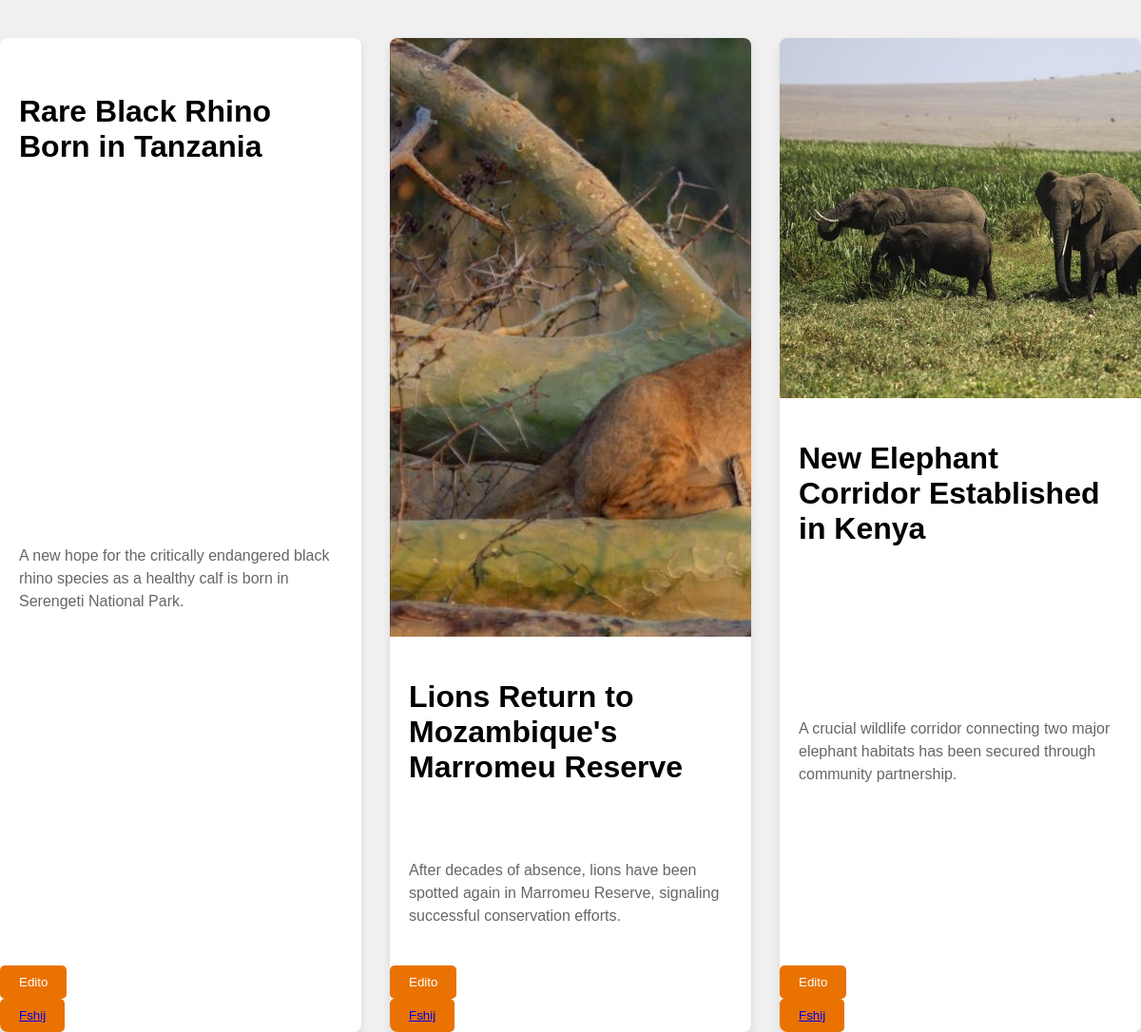
/php/admin/lajmet.php, run on the app's committed database.
### tables this page shows
CREATE TABLE lajmi (
    lajmiID INT AUTO_INCREMENT PRIMARY KEY,
    titulli VARCHAR(255) NOT NULL,
    pershkrimi TEXT,
    fotolajmit VARCHAR(255),
    contentfoto VARCHAR(255),
    content TEXT,
    kategoriaID INT NOT NULL,
    user_id INT NOT NULL,
    datainsertimit TIMESTAMP DEFAULT CURRENT_TIMESTAMP,
    FOREIGN KEY (kategoriaID) 
        REFERENCES kategorialajmit(kategoriaID) ON DELETE CASCADE ON UPDATE CASCADE,
    FOREIGN KEY (user_id)
        REFERENCES users(id) ON DELETE CASCADE ON UPDATE CASCADE
);

### php/db/dbcon.php (called while the page is built, shortened)
<?php
Class dbcon{
    private $host = 'localhost';
    private $dbname = 'africalwildlife';
    private $username = 'root';
    private $password = '';
    public function connDB(){
        try {
            $this->conn = new PDO(
                "mysql:host=$this->host;dbname=$this->dbname",
                $this->username,
                $this->password
            );
            $this->conn->setAttribute(PDO::ATTR_ERRMODE, PDO::ERRMODE_EXCEPTION);
            return $this->conn;
        } catch (PDOException $pdoe) {
            die("Nuk mund të lidhej me bazën e të dhënave {$this->dbname} :" . $pdoe->getMessage());
        }
    }
}
?>

### php/CRUD/NewsCRUD.php (called while the page is built, shortened)
<?php
require_once('../db/dbcon.php');
Class NewsCRUD extends dbcon{
    public function __construct($lajmiID='',$titulli='',$pershkrimi='',$fotolajmit='',$contentfoto='',$content='',$kategorialajmit='',$datainsertimit='',$dbConn=''){
        $this->dbcon = $this->connDB();
    }
    public function shfaqiLajmet(){
      try {
          $sql = "SELECT * FROM `lajmi`";
          $stm = $this->dbcon->prepare($sql);
          $stm->execute();
          return $stm->fetchAll();
      } catch (Exception $e) {
          return $e->getMessage();
      }
     }
  }
?>

### php/admin/lajmet.php (the view, shortened to what this page needs)
<?php
require_once('../CRUD/NewsCRUD.php');
$NewsCRUD = new NewsCRUD();
?>
<!DOCTYPE html>
<html lang="en">
<head>
  <link rel="stylesheet" href="../../css/allnews.css">
</head>
<body>
  <div class="container-lajmi">
    <?php
      $lajmet = $NewsCRUD->shfaqiLajmet();
      foreach ($lajmet as $lajmi) {
        echo '<div class="lajmi-each">
                    <div><img src="../../img/lajmet/index/' . $lajmi['fotolajmit'] . '" alt="" /></div>
                    <div class="lajmi-text"><h1>' . $lajmi['titulli'] . '</h1></div>
                    <div class="lajmi-text"><p>' . $lajmi['pershkrimi'] . '</p></div>
                    <div><a href="./editoLajmin.php?lajmiID=' . $lajmi['lajmiID'] . '"><button class="button">Edito</button></a></div>
                    <button class="fshij button"><a href="../adminFunksione/fshiLajmin.php?lajmiID=' . $lajmi['lajmiID'] . '">Fshij</a></button>
                 </div>';
      }
    ?>
  </div>
</body>
</html>

### css/allnews.css (style rules this page uses)
body { margin: 0; padding: 0; font-family: 'Arial', sans-serif; background-color: #f0f0f0; }
.container-lajmi { display: grid; grid-template-columns: repeat(auto-fill, minmax(300px, 1fr)); gap: 30px; margin-top: 40px; }
.lajmi-each { background: #fff; border-radius: 8px; box-shadow: 0 4px 8px rgba(0, 0, 0, 0.1); overflow: hidden; transition: transform 0.3s ease; min-height: 450px; display: flex; flex-direction: column; }
.lajmi-text { padding: 20px; flex: 1; display: flex; flex-direction: column; justify-content: space-between; }
.lajmi-text p { font-size: 16px; color: #666; margin-bottom: 20px; line-height: 1.5; }
.button { background-color: #E97200; color: white; border: none; padding: 10px 20px; border-radius: 5px; cursor: pointer; transition: background-color 0.3s; align-self: flex-start; margin-top: auto; }

### data on the page
lajmi: titulli "Rare Black Rhino Born in Tanzania", pershkrimi "A new hope for the critically endangered black rhino species as a healthy calf is born in Serengeti National Park."
lajmi: fotolajmit (picture), titulli "Lions Return to Mozambique's Marromeu Reserve", pershkrimi "After decades of absence, lions have been spotted again in Marromeu Reserve, signaling successful conservation efforts."
lajmi: fotolajmit (picture), titulli "New Elephant Corridor Established in Kenya", pershkrimi "A crucial wildlife corridor connecting two major elephant habitats has been secured through community partnership."
